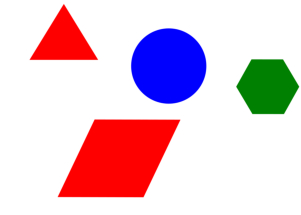
#> input picture images/shapes.jpg, 301 x 215 px
$ python test.py
#> lines starting #> are read from the running program, lines starting #| are printed output that depends on the picture; after the words box and inside, x2 and y2 are one past the last pixel; in counts of white or black regions, pixels touching at a corner belong together
import cv2
import numpy as np

# Reading the video from the
# webcam in image frames
imageFrame = cv2.imread('images/shapes.jpg')
#> imageFrame is the input picture: shape (215, 301, 3); mean B, G, R 210.9, 198.6, 227.2

# Convert the imageFrame in
# BGR(RGB color space) to
# HSV(hue-saturation-value)
# color space
hsvFrame = cv2.cvtColor(imageFrame, cv2.COLOR_BGR2HSV)
#> hsvFrame: shape (215, 301, 3); mean H, S, V 12, 61.4, 249.7

# Set range for red color and
# define maskqq
red_lower = np.array([136, 87, 111], np.uint8)
red_upper = np.array([180, 255, 255], np.uint8)
# red_mask = cv2.inRange(hsvFrame, red_lower, red_upper)
red_mask_1 = cv2.inRange(hsvFrame, np.array([0, 100, 20]), np.array([10, 255, 255]))
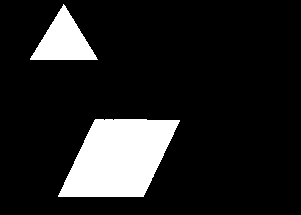
#> red_mask_1: shape (215, 301); 13.3% white; 2 white regions, box (x1, y1, x2, y2) and area: (58, 119, 180, 197) 6683, (30, 4, 98, 60) 1942
red_mask_2 = cv2.inRange(hsvFrame, np.array([160,100,20]), np.array([179,255,255]))
#> red_mask_2: shape (215, 301); 0% white in thin lines or dots, all inside (x1, y1, x2, y2) = (104, 119, 153, 179)
red_mask = red_mask_1 + red_mask_2;
#> red_mask: shape (215, 301); 13.3% white; 2 white regions, box (x1, y1, x2, y2) and area: (58, 119, 180, 197) 6686, (30, 4, 98, 60) 1942

# Set range for green color and
# define mask
green_lower = np.array([25, 52, 72], np.uint8)
green_upper = np.array([102, 255, 255], np.uint8)
green_mask = cv2.inRange(hsvFrame, green_lower, green_upper)
#> green_mask: shape (215, 301); 4% white; 1 white region, box (x1, y1, x2, y2) and area: (236, 59, 299, 114) 2617

# Set range for blue color and
# define mask
blue_lower = np.array([94, 80, 2], np.uint8)
blue_upper = np.array([120, 255, 255], np.uint8)
blue_mask = cv2.inRange(hsvFrame, blue_lower, blue_upper)
#> blue_mask: shape (215, 301); 6.9% white; 1 white region, box (x1, y1, x2, y2) and area: (131, 28, 207, 104) 4497

# Morphological Transform, Dilation
# for each color and bitwise_and operator
# between imageFrame and mask determines
# to detect only that particular color
kernal = np.ones((5, 5), "uint8")

# For red color
red_mask = cv2.dilate(red_mask, kernal)
#> red_mask: shape (215, 301); 15.4% white; 2 white regions, box (x1, y1, x2, y2) and area: (56, 117, 182, 199) 7502, (28, 2, 100, 62) 2454
res_red = cv2.bitwise_and(imageFrame, imageFrame,
                            mask = red_mask)
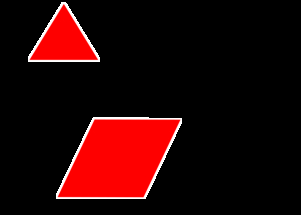
#> res_red: shape (215, 301, 3); mean B, G, R 5.4, 5.4, 39.1

# For green color
green_mask = cv2.dilate(green_mask, kernal)
#> green_mask: shape (215, 301); 4.8% white; 1 white region, box (x1, y1, x2, y2) and area: (234, 57, 301, 116) 3105
res_green = cv2.bitwise_and(imageFrame, imageFrame,
                            mask = green_mask)

# For blue color
blue_mask = cv2.dilate(blue_mask, kernal)
#> blue_mask: shape (215, 301); 7.9% white; 1 white region
res_blue = cv2.bitwise_and(imageFrame, imageFrame,
                            mask = blue_mask)
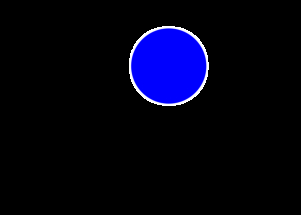
#> res_blue: shape (215, 301, 3); mean B, G, R 20.1, 2.7, 2.7

# Creating contour to track red color
contours, hierarchy = cv2.findContours(red_mask,
                                        cv2.RETR_TREE,
                                        cv2.CHAIN_APPROX_SIMPLE)
#> contours = 2 contours; box (x1, y1, x2, y2) and area: (56, 117, 182, 199) 7332, (28, 2, 100, 62) 2356

for pic, contour in enumerate(contours):
    area = cv2.contourArea(contour)
    if(area > 300):
        x, y, w, h = cv2.boundingRect(contour)
        imageFrame = cv2.rectangle(imageFrame, (x, y),
                                    (x + w, y + h),
                                    (0, 0, 255), 2)

        cv2.putText(imageFrame, "Red Colour", (x, y),
                    cv2.FONT_HERSHEY_SIMPLEX, 1.0,
                    (0, 0, 255))
#> this loop made 2 passes
#> (pic, area, x, y, w, h) on passes 1 to 2: (0, 7332, 56, 117, 126, 82), (1, 2356.5, 28, 2, 72, 60)
#> pass 1, `imageFrame = cv2.rectangle(imageFrame, (x, y), (x + w, y + h), (0, 0, ..`:
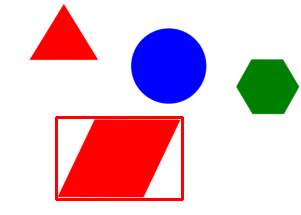
#> imageFrame: shape (215, 301, 3); 1.92% of pixels changed, all inside (x1, y1, x2, y2) = (55, 116, 184, 201)
#> after the loop: imageFrame: shape (215, 301, 3); mean B, G, R 201.4, 189.1, 227.2

# Creating contour to track green color
contours, hierarchy = cv2.findContours(green_mask,
                                        cv2.RETR_TREE,
                                        cv2.CHAIN_APPROX_SIMPLE)
#> contours = 1 contour; box (x1, y1, x2, y2) and area: (234, 57, 301, 116) 3011

for pic, contour in enumerate(contours):
    area = cv2.contourArea(contour)
    if(area > 300):
        x, y, w, h = cv2.boundingRect(contour)
        imageFrame = cv2.rectangle(imageFrame, (x, y),
                                    (x + w, y + h),
                                    (0, 255, 0), 2)

        cv2.putText(imageFrame, "Green Colour", (x, y),
                    cv2.FONT_HERSHEY_SIMPLEX,
                    1.0, (0, 255, 0))
#> this loop made 1 pass
#> (pic, area, x, y, w, h) on pass 1: (0, 3011, 234, 57, 67, 59)
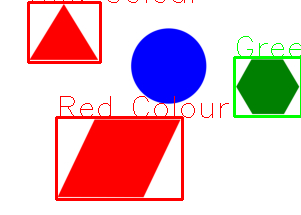
#> imageFrame: shape (215, 301, 3); mean B, G, R 198.4, 189.1, 224.2

# Creating contour to track blue color
contours, hierarchy = cv2.findContours(blue_mask,
                                        cv2.RETR_TREE,
                                        cv2.CHAIN_APPROX_SIMPLE)
#> contours = 1 contour; box (x1, y1, x2, y2) and area: (129, 26, 209, 106) 5006
for pic, contour in enumerate(contours):
    area = cv2.contourArea(contour)
    if(area > 300):
        x, y, w, h = cv2.boundingRect(contour)
        imageFrame = cv2.rectangle(imageFrame, (x, y),
                                    (x + w, y + h),
                                    (255, 0, 0), 2)

        cv2.putText(imageFrame, "Blue Colour", (x, y),
                    cv2.FONT_HERSHEY_SIMPLEX,
                    1.0, (255, 0, 0))
#> this loop made 1 pass
#> (pic, area, x, y, w, h) on pass 1: (0, 5006, 129, 26, 80, 80)
#> pass 1, `imageFrame = cv2.rectangle(imageFrame, (x, y), (x + w, y + h), (255, 0..`:
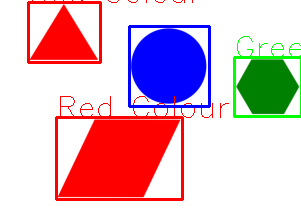
#> imageFrame: shape (215, 301, 3); 1.48% of pixels changed, all inside (x1, y1, x2, y2) = (128, 25, 211, 108)
#> after the loop:
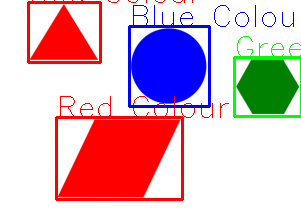
#> imageFrame: shape (215, 301, 3); 0.5% of pixels changed, all inside (x1, y1, x2, y2) = (133, 5, 294, 27)

# Program Termination
cv2.imshow("Multiple Color Detection in Real-TIme", imageFrame)
cv2.waitKey(0)
cv2.destroyAllWindows()
